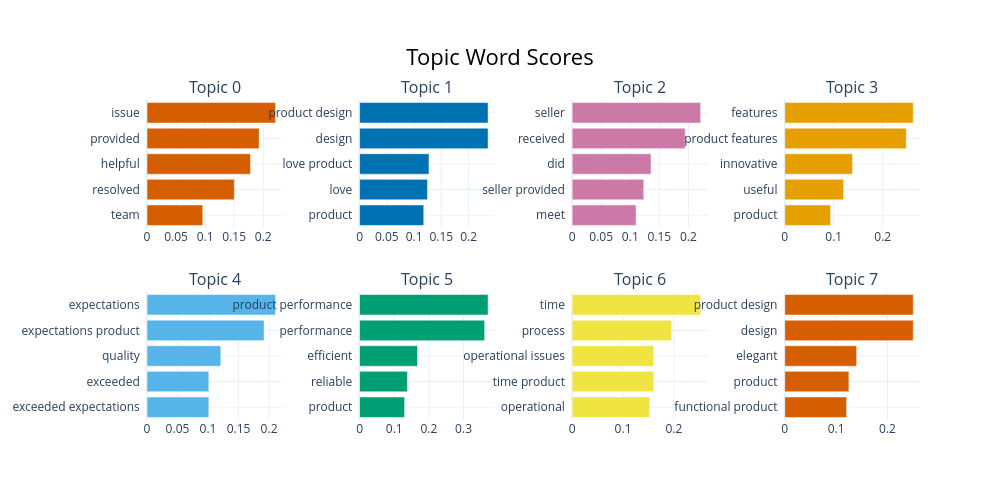

This figure's notebook cell:
### Markdown cell above
## 3. Topic Visualization and Interpretation

### Code cell
topic_model.visualize_barchart(top_n_topics=10)

### Figure 1 — Plotly figure (JSON) as saved in the notebook; plotly's stock layout.template omitted (floating-point values rounded to 4 significant figures)
{"data": [{"marker": {"color": "#D55E00"}, "orientation": "h", "type": "bar", "x": [0.09594, 0.1503, 0.1781, 0.1929, 0.2211], "xaxis": "x", "y": ["team  ", "resolved  ", "helpful  ", "provided  ", "issue  "], "yaxis": "y"}, {"marker": {"color": "#0072B2"}, "orientation": "h", "type": "bar", "x": [0.1177, 0.1245, 0.1273, 0.2358, 0.2358], "xaxis": "x2", "y": ["product  ", "love  ", "love product  ", "design  ", "product design  "], "yaxis": "y2"}, {"marker": {"color": "#CC79A7"}, "orientation": "h", "type": "bar", "x": [0.11, 0.1232, 0.1357, 0.1945, 0.2211], "xaxis": "x3", "y": ["meet  ", "seller provided  ", "did  ", "received  ", "seller  "], "yaxis": "y3"}, {"marker": {"color": "#E69F00"}, "orientation": "h", "type": "bar", "x": [0.09365, 0.1201, 0.1382, 0.2481, 0.2622], "xaxis": "x4", "y": ["product  ", "useful  ", "innovative  ", "product features  ", "features  "], "yaxis": "y4"}, {"marker": {"color": "#56B4E9"}, "orientation": "h", "type": "bar", "x": [0.1013, 0.1013, 0.121, 0.192, 0.2106], "xaxis": "x5", "y": ["exceeded expectations  ", "exceeded  ", "quality  ", "expectations product  ", "expectations  "], "yaxis": "y5"}, {"marker": {"color": "#009E73"}, "orientation": "h", "type": "bar", "x": [0.13, 0.138, 0.1672, 0.361, 0.3709], "xaxis": "x6", "y": ["product  ", "reliable  ", "efficient  ", "performance  ", "product performance  "], "yaxis": "y6"}, {"marker": {"color": "#F0E442"}, "orientation": "h", "type": "bar", "x": [0.1525, 0.1606, 0.1606, 0.1955, 0.2526], "xaxis": "x7", "y": ["operational  ", "time product  ", "operational issues  ", "process  ", "time  "], "yaxis": "y7"}, {"marker": {"color": "#D55E00"}, "orientation": "h", "type": "bar", "x": [0.1204, 0.1249, 0.14, 0.2501, 0.2501], "xaxis": "x8", "y": ["functional product  ", "product  ", "elegant  ", "design  ", "product design  "], "yaxis": "y8"}], "layout": {"annotations": [{"font": {"size": 16}, "showarrow": false, "text": "Topic 0", "x": 0.0875, "xanchor": "center", "xref": "paper", "y": 1, "yanchor": "bottom", "yref": "paper"}, {"font": {"size": 16}, "showarrow": false, "text": "Topic 1", "x": 0.3625, "xanchor": "center", "xref": "paper", "y": 1, "yanchor": "bottom", "yref": "paper"}, {"font": {"size": 16}, "showarrow": false, "text": "Topic 2", "x": 0.6375, "xanchor": "center", "xref": "paper", "y": 1, "yanchor": "bottom", "yref": "paper"}, {"font": {"size": 16}, "showarrow": false, "text": "Topic 3", "x": 0.9125, "xanchor": "center", "xref": "paper", "y": 1, "yanchor": "bottom", "yref": "paper"}, {"font": {"size": 16}, "showarrow": false, "text": "Topic 4", "x": 0.0875, "xanchor": "center", "xref": "paper", "y": 0.4, "yanchor": "bottom", "yref": "paper"}, {"font": {"size": 16}, "showarrow": false, "text": "Topic 5", "x": 0.3625, "xanchor": "center", "xref": "paper", "y": 0.4, "yanchor": "bottom", "yref": "paper"}, {"font": {"size": 16}, "showarrow": false, "text": "Topic 6", "x": 0.6375, "xanchor": "center", "xref": "paper", "y": 0.4, "yanchor": "bottom", "yref": "paper"}, {"font": {"size": 16}, "showarrow": false, "text": "Topic 7", "x": 0.9125, "xanchor": "center", "xref": "paper", "y": 0.4, "yanchor": "bottom", "yref": "paper"}], "height": 500, "hoverlabel": {"bgcolor": "white", "font": {"family": "Rockwell", "size": 16}}, "showlegend": false, "title": {"font": {"color": "Black", "size": 22}, "text": "Topic Word Scores", "x": 0.5, "xanchor": "center", "yanchor": "top"}, "width": 1000, "xaxis": {"anchor": "y", "domain": [0, 0.175], "showgrid": true}, "xaxis2": {"anchor": "y2", "domain": [0.275, 0.45], "showgrid": true}, "xaxis3": {"anchor": "y3", "domain": [0.55, 0.725], "showgrid": true}, "xaxis4": {"anchor": "y4", "domain": [0.825, 1], "showgrid": true}, "xaxis5": {"anchor": "y5", "domain": [0, 0.175], "showgrid": true}, "xaxis6": {"anchor": "y6", "domain": [0.275, 0.45], "showgrid": true}, "xaxis7": {"anchor": "y7", "domain": [0.55, 0.725], "showgrid": true}, "xaxis8": {"anchor": "y8", "domain": [0.825, 1], "showgrid": true}, "yaxis": {"anchor": "x", "domain": [0.6, 1], "showgrid": true}, "yaxis2": {"anchor": "x2", "domain": [0.6, 1], "showgrid": true}, "yaxis3": {"anchor": "x3", "domain": [0.6, 1], "showgrid": true}, "yaxis4": {"anchor": "x4", "domain": [0.6, 1], "showgrid": true}, "yaxis5": {"anchor": "x5", "domain": [0, 0.4], "showgrid": true}, "yaxis6": {"anchor": "x6", "domain": [0, 0.4], "showgrid": true}, "yaxis7": {"anchor": "x7", "domain": [0, 0.4], "showgrid": true}, "yaxis8": {"anchor": "x8", "domain": [0, 0.4], "showgrid": true}}}
